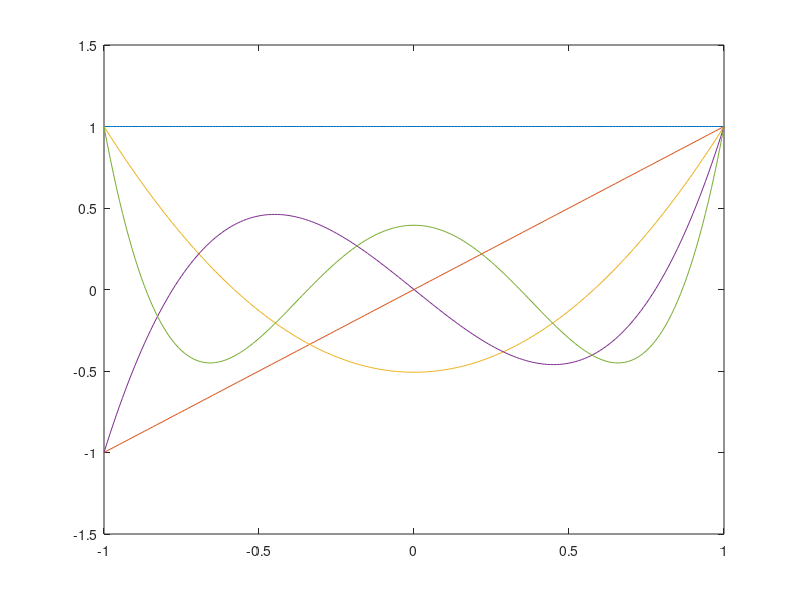

Write the MATLAB code that produced this figure.
%% parameter field
L=1;
dx=0.01;
%% variable field
x=-L:dx:L;
x=x';
A=[x.^0,x.^1,x.^2,x.^3,x.^4];
N=size(x,1);
%% computation field
[Q,R]=qr(A,0);
Q1=Q(N,:);
P=Q*diag(1./Q1);
%% display field
plot(x,P);